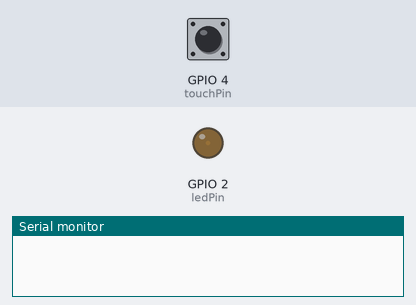
Recording of a sketch running on a simulated ESP32. On the bench: output pins drawn as LEDs (lit = HIGH), the last lines printed to the serial monitor. The inputs (shaded band) are chosen by the test bench; at power-on: GPIO 4 (touchPin) HIGH.

Above: at 0.05 s.
At 0.5 s:
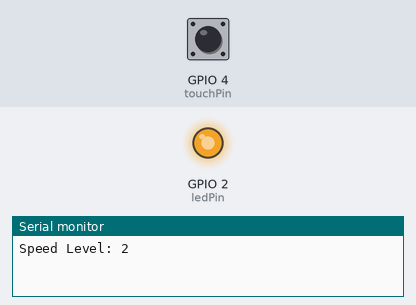
At 0.7 s:
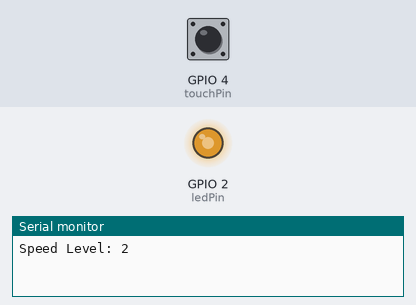
At 0.95 s:
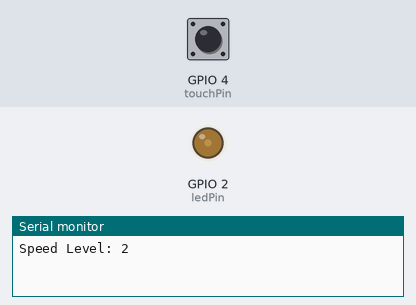
Timing chart, 0 to 3.0 s (numbered marks = the images above):
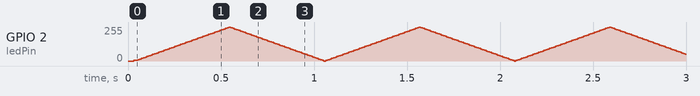

The sketch:

ex05.ino
```cpp
// ex05.ino - 多档位触摸调速呼吸灯
const int touchPin = 4;
const int ledPin = 2;
const int touchThreshold = 300;

int brightness = 0;
int fadeAmount = 5;
unsigned long lastUpdateTime = 0;

bool ledState = false;
bool lastTouchState = false;
bool currentTouchState = false;
unsigned long lastDebounceTime = 0;
const unsigned long debounceDelay = 50;

int speedLevel = 1;
const int speedDelays[3] = {30, 10, 3};

void setup() {
  Serial.begin(115200);
  pinMode(ledPin, OUTPUT);
  ledcAttach(ledPin, 5000, 8);
}

void loop() {
  unsigned long currentMillis = millis();

  // --- 触摸检测与档位切换 ---
  int touchValue = touchRead(touchPin);
  bool rawTouchState = (touchValue < touchThreshold);

  if (rawTouchState != lastTouchState) {
    lastDebounceTime = currentMillis;
  }

  if ((currentMillis - lastDebounceTime) > debounceDelay) {
    if (rawTouchState != currentTouchState) {
      currentTouchState = rawTouchState;
      if (currentTouchState == true) {
        speedLevel++;
        if (speedLevel > 3) speedLevel = 1;
        Serial.print("Speed Level: ");
        Serial.println(speedLevel);
      }
    }
  }
  lastTouchState = rawTouchState;

  // --- 呼吸灯逻辑 ---
  int updateInterval = speedDelays[speedLevel - 1];

  if (currentMillis - lastUpdateTime >= updateInterval) {
    lastUpdateTime = currentMillis;
    brightness += fadeAmount;

    if (brightness <= 0 || brightness >= 255) {
      fadeAmount = -fadeAmount;
      brightness = constrain(brightness, 0, 255);
    }

    ledcWrite(ledPin, brightness);
  }
}
```
